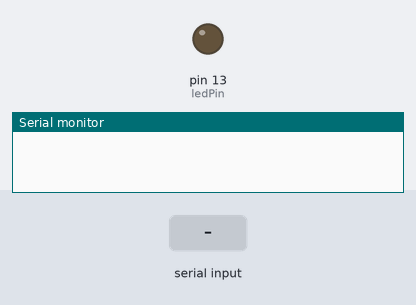
Bench run of a sketch on a simulated Arduino Mega 2560, built with avr-gcc and run on an emulated ATmega2560. Parts: output pins drawn as LEDs (lit = HIGH), the last lines printed to the serial monitor. The test bench sets the inputs (shaded band).

Above: at 1.2 s.
1.3 s: "H" received over the second serial link
At 1.6 s:
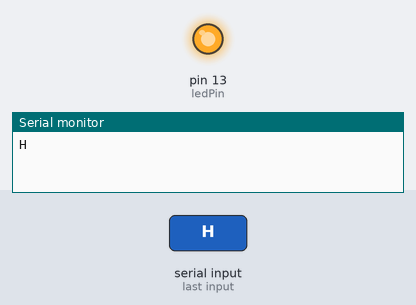
2.8 s: "L" received over the second serial link
At 3.9 s:
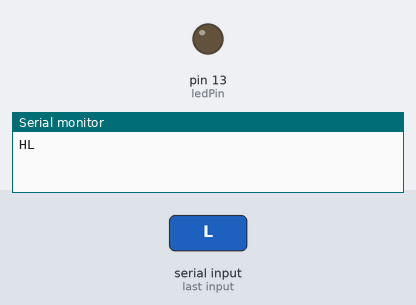
Timing chart, 0 to 5.8 s (numbered marks = the images above; inputs shaded):
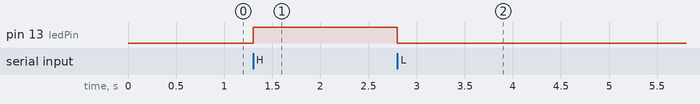

The sketch:

MultiSerialBTControlLed.ino
```cpp
const int ledPin=13;

void setup() {
  // initialize both serial ports:
  Serial.begin(9600);
  Serial1.begin(9600);
  pinMode(ledPin,OUTPUT);
}

void loop() {
  // read from Serial2, send to Serial0:
  if (Serial1.available()) {
    int inByte = Serial1.read();
    Serial.write(inByte);
    if(inByte=='H'){
      digitalWrite(ledPin,HIGH);
    }
    else if(inByte=='L'){
      digitalWrite(ledPin,LOW);
    }
  }

  // read from Serial0, send to Serial2:
  if (Serial.available()) {
    int inByte = Serial.read();
    Serial2.write(inByte);
  }
}
```

Measured:
- after the input at 1.3 s, pin 13 (ledPin): LOW → HIGH at once
- after the input at 2.8 s, pin 13 (ledPin): HIGH → LOW at once
